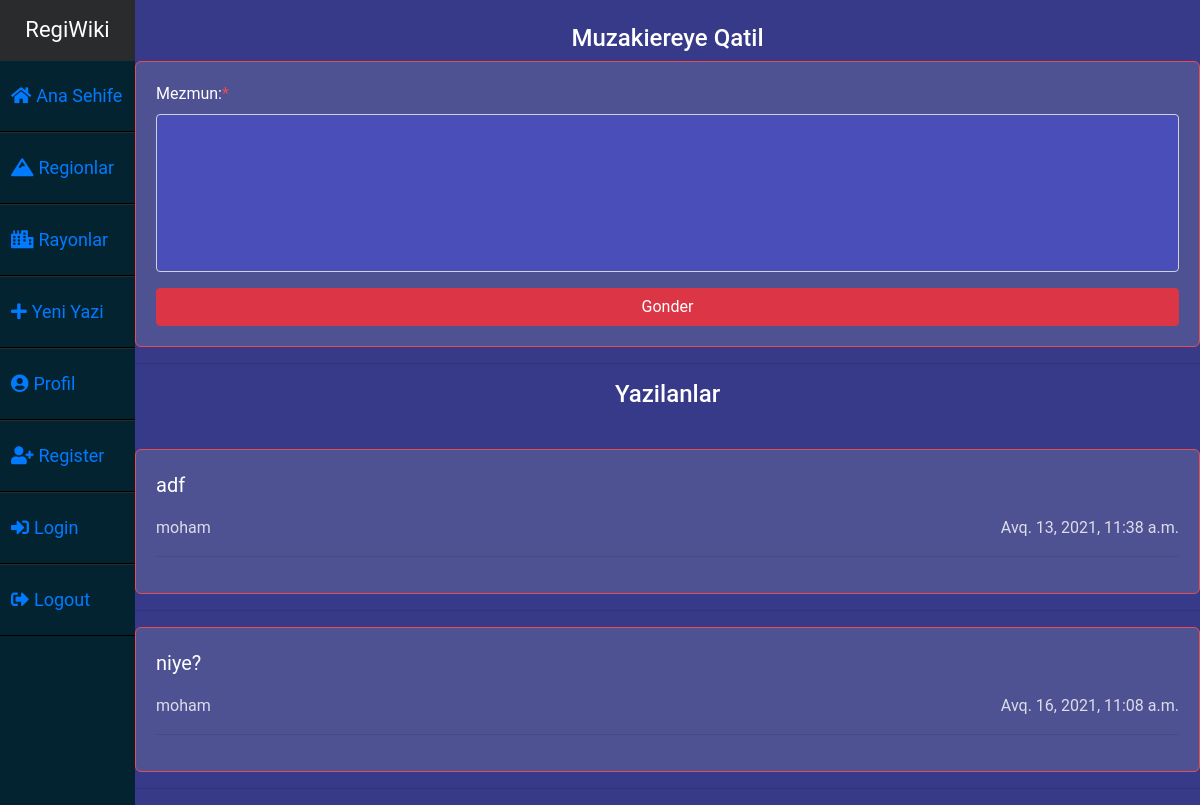
The app's page /conversation/24 (signed in) with its own data.
### areas/models.py (models this page shows, shortened)
class ConversationModel(models.Model):
    comment = models.ForeignKey("CommentModel",related_name="conversations",on_delete=models.CASCADE)
    mezmun = models.TextField(verbose_name="Mezmun:")
    created_date = models.DateTimeField(auto_now_add=True)
    yazan = models.ForeignKey('user.CustomUserModel',related_name="conversations",on_delete=models.CASCADE,null=True,blank=True)

### user/models.py (models this page shows)
class CustomUserModel(AbstractUser):
    prophile_photo = models.ImageField(upload_to="prophile_photos",blank=True,null=True,default="/prophile_photos/instagram_default.png")
    class Meta:
        db_table = 'user'
    def __str__(self):
        return self.username

### areas/views.py (the view, shortened to what this page needs)
# urls.py: path("conversation/<id>",views.addConversation,name="conversation"),
@login_required(login_url="user:need_account")
def addConversation(request,id):
    yazi = models.CommentModel.objects.get(id=id)
    convs = models.ConversationModel.objects.filter(comment=yazi)
    form = forms.ConversationForm()
    context = {
        "form":form,
        "convs":convs
    }
    return render(request,"addconv.html",context)

### areas/forms.py
class ConversationForm(forms.ModelForm):
    class Meta:
        widgets = {
            "mezmun" : forms.Textarea(attrs={"class":"fields",
            "cols":81,
            "rows":6,
            "style":"resize:none;"}),
        }
        model = models.ConversationModel
        fields = ["mezmun"]

### templates/addconv.html (shortened to what this page needs)
{% extends 'layout.html' %}
{% load static %}
{% load crispy_forms_tags %}
{% block body %}
<link rel="stylesheet" href="{% static 'addconv.css' %}">
        <h4 style="text-align:center;">Muzakiereye Qatil</h4>
        <form method="post" action="">
            <div class="conv-form container">
                {{form|crispy}}
                <input type="submit" value="Gonder" class="btn btn-danger btn-block">
            </div>
        </form>
        <hr>
        <h4 style="text-align:center;">Yazilanlar</h4>
        <div class="conversations">
            {% if convs %}
                {% for conv in convs %}
                <div class="conversation container">
                    <div class="conv-content"><p>{{conv.mezmun}}</p></div>
                    <span class="conv-author">{{conv.yazan}}</span>
                    <span class="conv-date">{{conv.created_date}}</span>
                    <br>
                    <hr>
                </div>
                <hr>
                {% endfor %}
            {% else %}
                <div class="alert alert-info">Hec Bir Muzakire aparilmayib ilk yazan sen ol! :)</div>
            {% endif %}
{% endblock body %}

### static/style.css (style rules this page uses)
* { margin: 0; padding: 0; list-style: none; text-decoration: none; }

### static/addconv.css (style rules this page uses)
.container { background-color: #4f5292; padding: 20px; border: 0.6px solid #E84D54; border-radius: 6px; }
.conv-content { font-size: 20px; }
.conv-date { float: right; opacity: 0.8; }
.conv-author { opacity: 0.8; }
.conversations { margin-top: 40px; }
.fields { background-color: #494eb8 ; color: white; }
.requiredField { color: white; }
.asteriskField { color: #E84D54; }

### records on screen
ConversationModel: mezmun "adf", yazan "moham", created_date "Avq. 13, 2021, 11:38 a.m."
ConversationModel: mezmun "niye?", yazan "moham", created_date "Avq. 16, 2021, 11:08 a.m."
